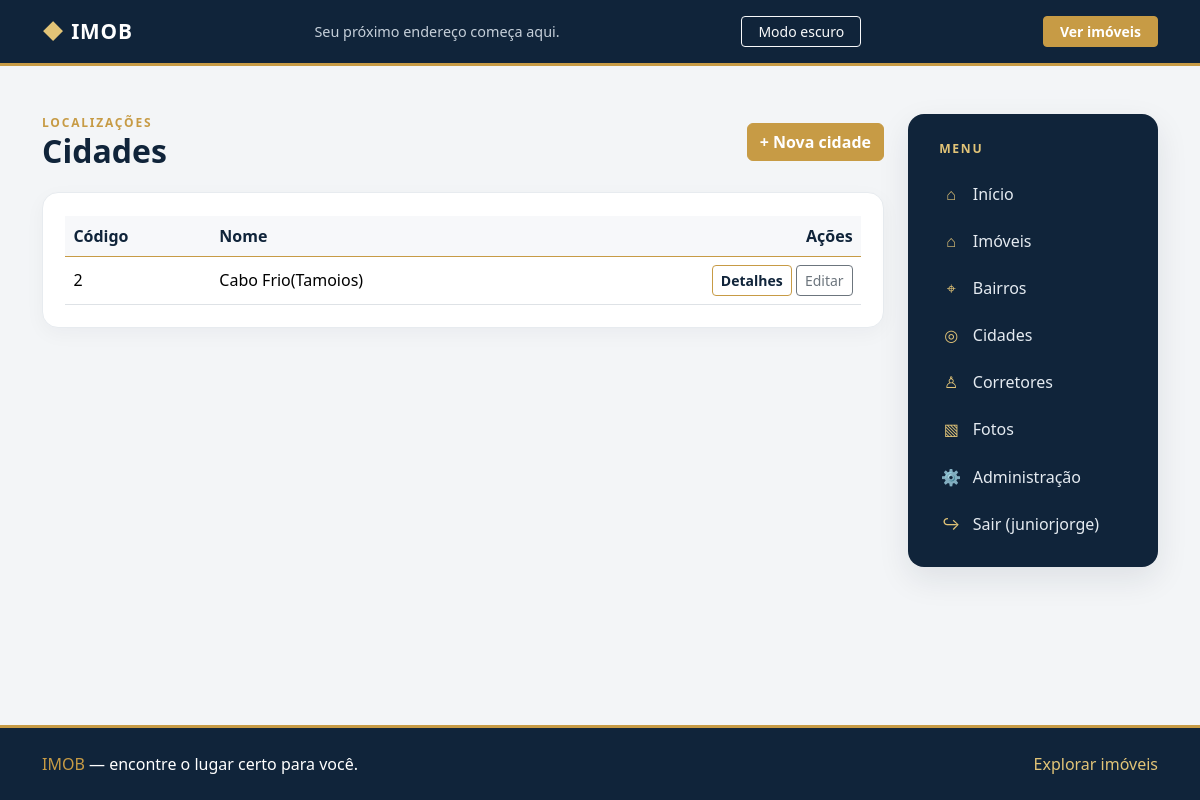
Before: /cidades/ (signed in) with the older database file.
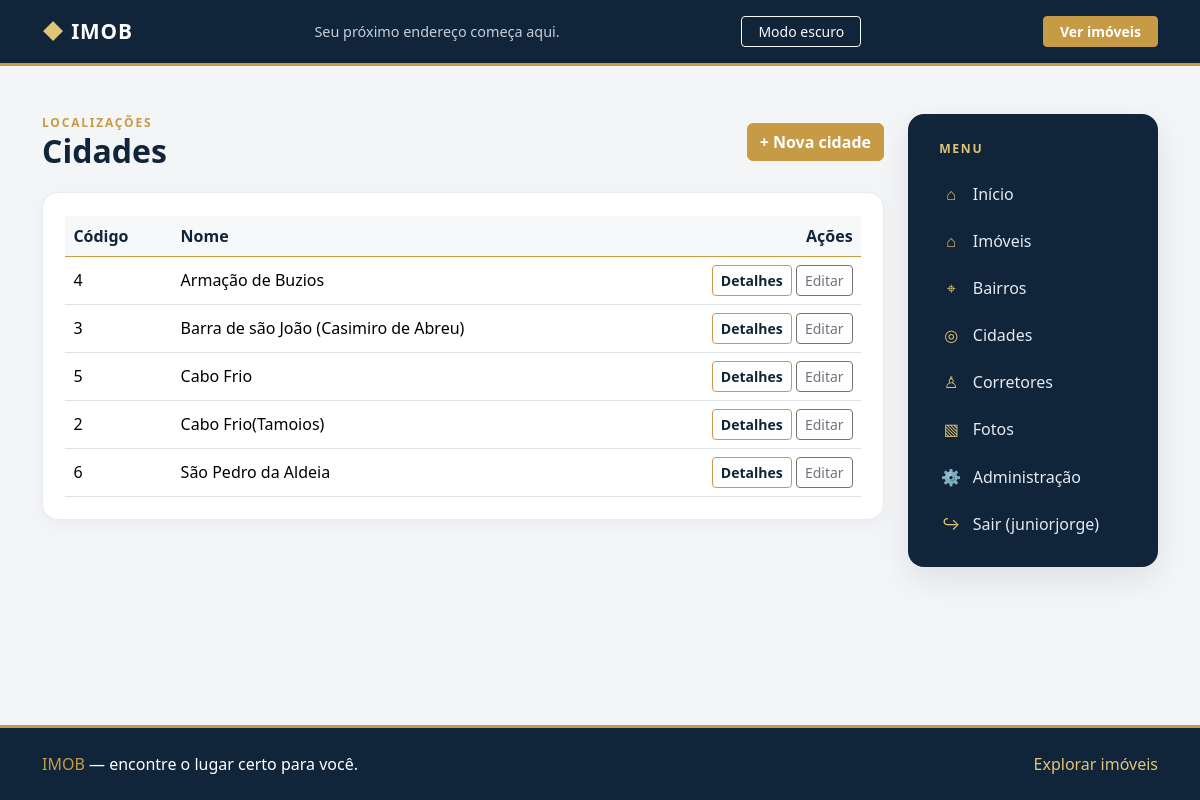
After: the same page with the newer database file.
### Cidades/models.py (models this page shows, shortened)
class Cidade(models.Model):
    nome = models.CharField(max_length=100)

### Cidades/views.py (the view)
# urls.py: path('cidades/', login_required(views.CidadeListView.as_view()), name='cidades_list'),
class CidadeListView(CidadeWebContextMixin, ListView):
    model = Cidade
    template_name = 'cidades_list.html'
    context_object_name = 'cidades'
    def get_queryset(self):
        return Cidade.objects.order_by("nome")
    def get_context_data(self, **kwargs):
        context = super().get_context_data(**kwargs)
        context["rows"] = [
            {"object": cidade, "values": [cidade.pk, cidade.nome]}
            for cidade in context["cidades"]
        ]
        context["column_labels"] = ["Código", "Nome"]
        return context

### Cidades/views.py (called while the page is built)
    def get_context_data(self, **kwargs):
        context = super().get_context_data(**kwargs)
        context.update({
            "list_url": "cidades_list",
            "create_url": "cidades_create",
            "detail_url": "cidades_detail",
            "update_url": "cidades_update",
            "delete_url": "cidades_delete",
        })
        return context

### Cidades/templates/cidades_list.html (shortened to what this page needs)
{% extends "base.html" %}
{% block content %}
<div class="page-heading"><div><div class="page-kicker">Localizações</div><h1 class="page-title h2">Cidades</h1></div><a class="btn btn-gold" href="{% url create_url %}">+ Nova cidade</a></div>
<div class="panel">
    {% if rows %}<div class="table-responsive"><table class="table table-hover mb-0">
        <thead><tr>{% for label in column_labels %}<th>{{ label }}</th>{% endfor %}<th class="text-end">Ações</th></tr></thead>
        <tbody>{% for row in rows %}<tr>{% for value in row.values %}<td>{{ value|default:"—" }}</td>{% endfor %}<td class="text-end text-nowrap"><a class="btn btn-sm btn-outline-gold" href="{% url detail_url row.object.pk %}">Detalhes</a> <a class="btn btn-sm btn-outline-secondary" href="{% url update_url row.object.pk %}">Editar</a></td></tr>{% endfor %}</tbody>
    </table></div>{% else %}<div class="text-center py-5"><div class="page-kicker mb-2">Explore novas regiões</div><p class="text-secondary">Nenhuma cidade cadastrada.</p><a class="btn btn-gold" href="{% url create_url %}">Cadastrar cidade</a></div>{% endif %}
</div>
{% endblock %}

Changed rows visible on the page:
added Cidade: values "4" "Armação de Buzios"
added Cidade: values "3" "Barra de são João (Casimiro de Abreu)"
added Cidade: values "5" "Cabo Frio"
added Cidade: values "6" "São Pedro da Aldeia"
